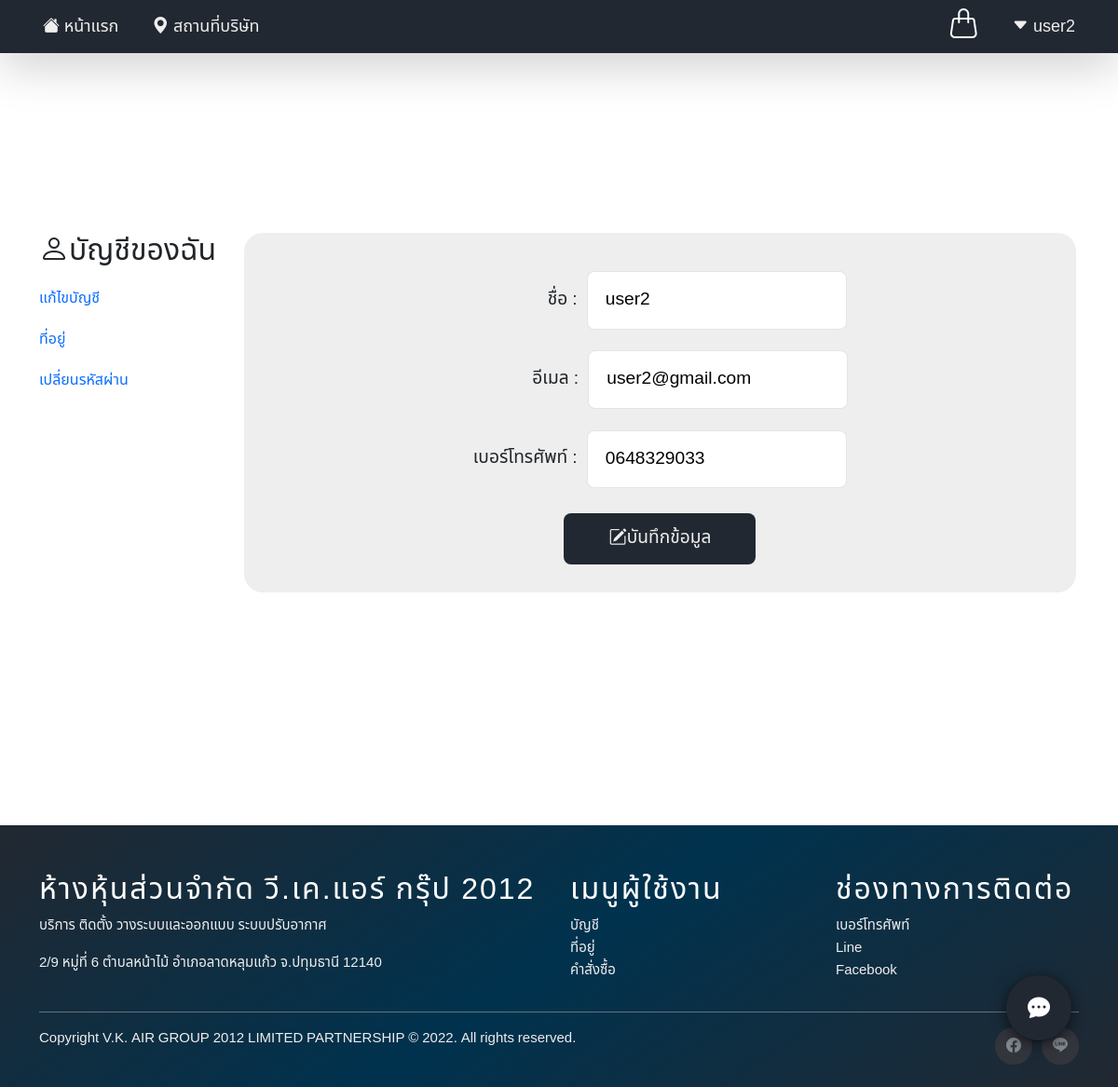
Page /account.php (signed in) on the committed database.
### tables this page shows
CREATE TABLE `users` (
  `user_id` int(11) NOT NULL,
  `unique_id` int(255) NOT NULL,
  `name` varchar(255) NOT NULL,
  `email` varchar(255) NOT NULL,
  `password` varchar(255) NOT NULL,
  `number` varchar(255) NOT NULL,
  `urole` varchar(255) NOT NULL
);

### account.php (the view, shortened to what this page needs)
<?php
  require_once 'config/connection.php';
?>
<!DOCTYPE html>
<html lang="en">
<head>
  <?php
    require_once('head.php');
  ?>
</head>
<body>
    <?php
      require_once('navbar.php');
    ?>
    <div style="height:250px;"></div>
    <div class="container d-flex">
      <div class="menuinfo">
        <h2 class="bi bi-person">บัญชีของฉัน</h2>
        <div style="margin-top:20px;"> <a href="account.php">แก้ไขบัญชี</a></div>
        <div style="margin-top:20px;"><a href="address.php">ที่อยู่</a></div>
        <div style="margin-top:20px;"><a href="password.php">เปลี่ยนรหัสผ่าน</a></div>
      </div>
      <div class="info">
                  <div>
                      <form action="" method="post">
                          <div class="editcenter">
                          &nbsp;&nbsp;&nbsp;&nbsp;&nbsp;&nbsp;&nbsp;&nbsp;&nbsp;&nbsp;&nbsp;&nbsp;&nbsp;&nbsp;&nbsp;&nbsp;<a>ชื่อ :&nbsp;</a>
                              <input id="name" name="name" type="text" class="box" value="<?php echo $username?>" readonly>
                          </div>
                          <div class="editcenter">
                          &nbsp;&nbsp;&nbsp;&nbsp;&nbsp;&nbsp;&nbsp;&nbsp;&nbsp;&nbsp;&nbsp;&nbsp;&nbsp;<a>อีเมล :&nbsp;</a>
                              <input name="email" type="email" class="box" value="<?php echo $email?>" readonly>
                          </div>
                          <div class="editcenter">
                              <a>เบอร์โทรศัพท์ :&nbsp;</a>
                              <input name="number" id="phone" type="tel" class="box" value="<?php echo $number?>" pattern="[0-9]{10}" required>
                          </div>
                          <div class="editcenter">
                              <button type="submit" name="update" class="btnn"><i class="bi bi-pencil-square"></i>บันทึกข้อมูล</button>
                          </div>
                      </form>
                  </div>
        </div>
    </div>
    <div style="height:250px;"></div>
    <?php
      require_once('footer.php');
    ?>
    <?php
    if (isset($_SESSION['user_login'])) {
      require_once('chat-box.php');
    }
    ?>
</body>
</html>

### navbar.php (shortened to what this page needs)
<nav class="navbar navbar-expand-sm navcolor position-fixed py-0 shadow-lg p-3 mb-5 bg-body-tertiary">
  <div class="container-fluid">
    <div class="collapse navbar-collapse" id="navbarTogglerDemo02">
    <ul class="navbar-nav me-auto mb-2 mb-lg-0">
        <li class="nav-item"><a class="bi bi-house-fill dropbtn" href="home.php"> หน้าแรก</a></li>
        <li class="nav-item"><a class="bi bi-geo-alt-fill dropbtn" href="location.php"> สถานที่บริษัท</a></li>
    </ul>
                  <?php
                      if (isset($_SESSION['user_login'])) {
                        $iduser = $_SESSION['user_login'];
                        $stmt = $conn->prepare("SELECT * FROM users WHERE user_id = $iduser");
                        $stmt->execute();
                        $rows = $stmt->fetch(PDO::FETCH_ASSOC);
                        $username = $rows['name'];
                        $email = $rows['email'];
                        $number = $rows['number'];
                  ?>
                      <a class="position-relative mx-2" href="cart.php"><h2 style="color:white; margin-right:10px;" class="bi bi-handbag d-inline-flex"></h2></a>
                      <div class="d-flex">
                        <div class="dropdown">
                        <button onclick="usedropdown()" class="dropbtn bi bi-caret-down-fill"> <?php echo $username?></button>
                      </div>
                  <?php  }
                  ?>
    </div>
  </div>
</nav>

### duct.css (style rules this page uses)
:root { --black:#222831; --soft-black:#393E46; --gray:#EEEEEE; --teal:#00ADB5; --box-shadow:0 .5rem 1rem rgba(0,0,0,.1); --border:.1rem solid rgba(0,0,0,.1); }
* { margin: 0; padding: 0; box-sizing: border-box; outline: none; border:none; transition: .2s linear; text-decoration: none; }
a { text-decoration: none; }
li { list-style: none; }
.navcolor { background-color:var(--black); color: #fff; width: 100%; z-index: 2; }
.btnn { display: inline-block; margin-top: 1rem; padding:.8rem 3rem; background:var(--black); color:var(--gray); cursor: pointer; font-size: 1.2rem; border-radius: .5rem; font-weight: 500; text-align: center; }
.dropbtn { background-color:transparent; color: var(--gray); font-size: 18px; padding: 15px 18px; border-radius: 10px; }
.dropdown { float: right; position: relative; display: inline-block; }
.menuinfo { margin-right: 30px; }
.info { background-color: var(--gray); border-radius: 20px; width: 80%; padding: 30px; }
.editcenter { text-align: center; font-size: 1.2rem; }
form .editcenter .box { font-size: 1.2rem; padding:1rem 1.2rem; margin: 0.7rem 0; border: var(--border); border-radius: .5rem; }

### head.php (style rules this page uses)
body { font-family: 'Noto Sans Thai', sans-serif; }
a { text-decoration: none; }

### rows in the picture
users: name "user2", email "user2@gmail.com", number "0648329033"
